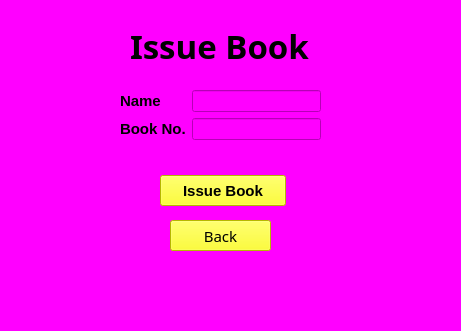
<?xml version="1.0" encoding="UTF-8"?>
<ui version="4.0">
 <class>issue</class>
 <widget class="QMainWindow" name="issue">
  <property name="geometry">
   <rect>
    <x>0</x>
    <y>0</y>
    <width>461</width>
    <height>331</height>
   </rect>
  </property>
  <property name="font">
   <font>
    <pointsize>11</pointsize>
    <weight>75</weight>
    <bold>true</bold>
   </font>
  </property>
  <property name="windowTitle">
   <string>MainWindow</string>
  </property>
  <property name="styleSheet">
   <string notr="true">background-color: rgb(0, 0, 255);
background-color: rgb(255, 0, 255);</string>
  </property>
  <widget class="QWidget" name="centralwidget">
   <widget class="QWidget" name="formLayoutWidget">
    <property name="geometry">
     <rect>
      <x>120</x>
      <y>90</y>
      <width>201</width>
      <height>71</height>
     </rect>
    </property>
    <layout class="QFormLayout" name="formLayout">
     <item row="0" column="0">
      <widget class="QLabel" name="label">
       <property name="font">
        <font>
         <pointsize>11</pointsize>
         <weight>75</weight>
         <bold>true</bold>
        </font>
       </property>
       <property name="text">
        <string>Name</string>
       </property>
      </widget>
     </item>
     <item row="0" column="1">
      <widget class="QLineEdit" name="lineEdit"/>
     </item>
     <item row="1" column="0">
      <widget class="QLabel" name="label_2">
       <property name="font">
        <font>
         <pointsize>11</pointsize>
         <weight>75</weight>
         <bold>true</bold>
        </font>
       </property>
       <property name="text">
        <string>Book No.</string>
       </property>
      </widget>
     </item>
     <item row="1" column="1">
      <widget class="QLineEdit" name="lineEdit_2"/>
     </item>
    </layout>
   </widget>
   <widget class="QPushButton" name="pushButton_2">
    <property name="geometry">
     <rect>
      <x>170</x>
      <y>220</y>
      <width>101</width>
      <height>31</height>
     </rect>
    </property>
    <property name="font">
     <font>
      <family>MS Office Symbol Semibold</family>
      <pointsize>11</pointsize>
     </font>
    </property>
    <property name="styleSheet">
     <string notr="true">background-color: rgb(255, 255, 0);</string>
    </property>
    <property name="text">
     <string>Back</string>
    </property>
   </widget>
   <widget class="QPushButton" name="pushButton">
    <property name="geometry">
     <rect>
      <x>160</x>
      <y>175</y>
      <width>126</width>
      <height>31</height>
     </rect>
    </property>
    <property name="font">
     <font>
      <pointsize>11</pointsize>
      <weight>75</weight>
      <bold>true</bold>
     </font>
    </property>
    <property name="styleSheet">
     <string notr="true">background-color: rgb(255, 255, 0);</string>
    </property>
    <property name="text">
     <string>Issue Book</string>
    </property>
   </widget>
   <widget class="QLabel" name="label_3">
    <property name="geometry">
     <rect>
      <x>130</x>
      <y>30</y>
      <width>211</width>
      <height>31</height>
     </rect>
    </property>
    <property name="font">
     <font>
      <family>MS Office Symbol Semilight</family>
      <pointsize>25</pointsize>
      <weight>75</weight>
      <bold>true</bold>
     </font>
    </property>
    <property name="text">
     <string>Issue Book</string>
    </property>
   </widget>
  </widget>
  <widget class="QStatusBar" name="statusbar"/>
 </widget>
 <resources/>
 <connections/>
</ui>
